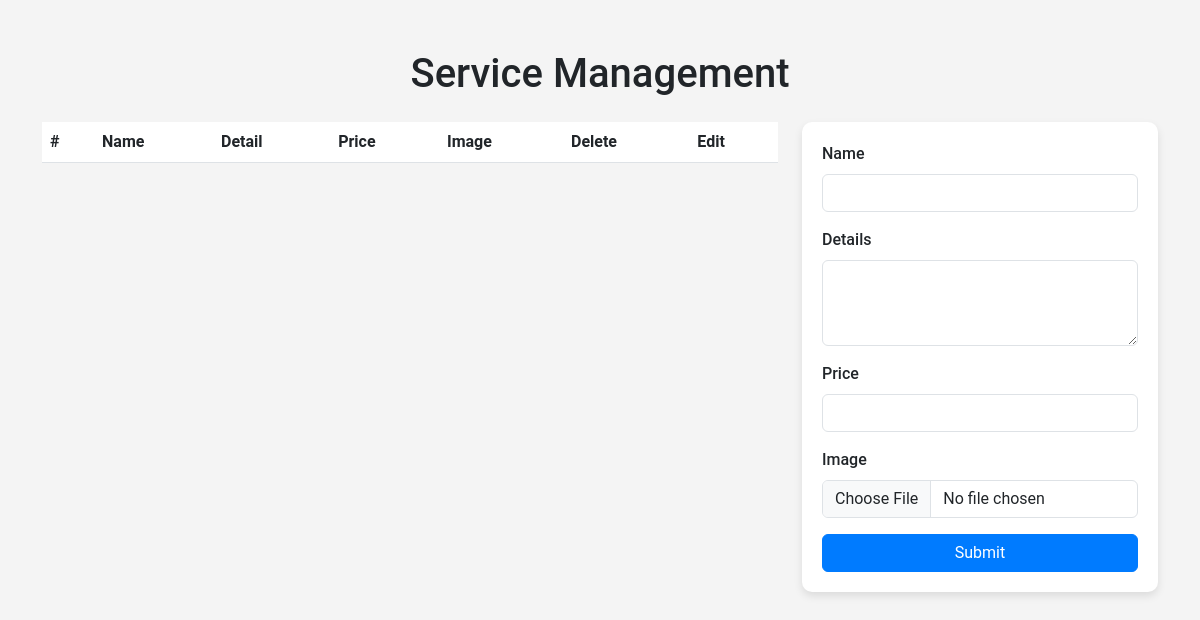
Page /staff/aserv/ on the earlier database version.
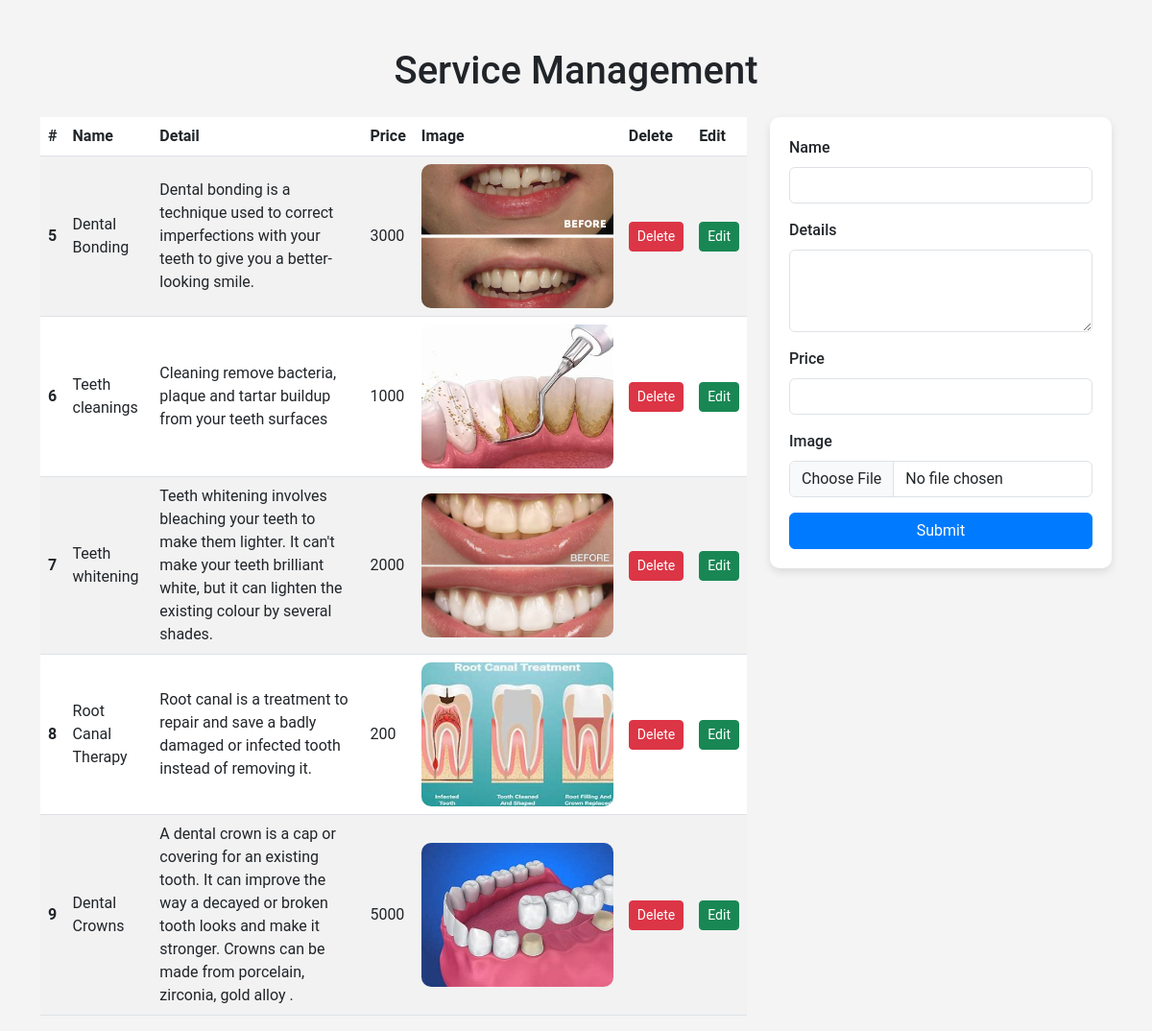
Same page on the later database version.
### services/models.py (models this page shows)
class service(models.Model):
    name= models.CharField( max_length=50)
    detail= models.TextField()
    price=models.CharField(max_length=50)
    piccture= models.FileField(upload_to='service/',null=True ,blank=True)

### staff/views.py (the view, shortened to what this page needs)
# urls.py: path('aserv/',aserv,name='aserv'),
def aserv(request):
    p = service.objects.all()
    return render(request, 'staff/aserv.html', {'serv': p})

### templates/staff/aserv.html (shortened to what this page needs)
<!DOCTYPE html>
<html lang="en">
<head>
    <link href="https://cdn.jsdelivr.net/npm/bootstrap@5.3.0/dist/css/bootstrap.min.css" rel="stylesheet">
</head>
<body>
    <div class="container">
        <h1 class="text-center mb-4">Service Management</h1>
        <div class="row">
            <div class="col-md-8">
                <div class="table-responsive">
                    <table class="table table-striped">
                        <thead>
                            <tr>
                                <th scope="col">#</th>
                                <th scope="col">Name</th>
                                <th scope="col">Detail</th>
                                <th scope="col">Price</th>
                                <th scope="col">Image</th>
                                <th scope="col">Delete</th>
                                <th scope="col">Edit</th>
                            </tr>
                        </thead>
                        <tbody>
                            {% for i in serv %}
                            <tr>
                                <th scope="row">{{i.id}}</th>
                                <td>{{i.name}}</td>
                                <td>{{i.detail}}</td>
                                <td>{{i.price}}</td>
                                <td>
                                    <img src="{{ i.piccture.url }}" width="200" height="150" alt="Image">
                                </td>
                                <td>
                                    <a href="/staff/dels/{{i.id}}" class="btn btn-danger btn-sm">Delete</a>
                                </td>
                                <td>
                                    <a href="/staff/update/{{i.id}}" class="btn btn-success btn-sm">Edit</a>
                                </td>
                            </tr>
                            {% endfor %}
                        </tbody>
                    </table>
                </div>
            </div>
            <div class="col-md-4">
                <div class="form-container">
                    <form method="post" enctype="multipart/form-data">
                        <div class="mb-3">
                            <label for="name" class="form-label">Name</label>
                            <input type="text" class="form-control" id="name" name="name">
                        </div>
                        <div class="mb-3">
                            <label for="details" class="form-label">Details</label>
                            <textarea class="form-control" id="details" rows="3" name="detail"></textarea>
                        </div>
                        <div class="mb-3">
                            <label for="price" class="form-label">Price</label>
                            <input type="text" class="form-control" id="price" name="price">
                        </div>
                        <div class="mb-3">
                            <label for="image" class="form-label">Image</label>
                            <input type="file" class="form-control" id="image" name="piccture">
                        </div>
                        <button type="submit" class="btn btn-primary w-100">Submit</button>
                    </form>
                </div>
            </div>
        </div>
    </div>
</body>
</html>

### templates/staff/aserv.html (style rules this page uses)
body { font-family: 'Roboto', sans-serif; background-color: #f4f4f4; }
.container { margin-top: 50px; }
.form-label { font-weight: 500; }
.table th, .table td { vertical-align: middle; }
.form-container { background: #fff; padding: 20px; box-shadow: 0 4px 8px rgba(0, 0, 0, 0.1); border-radius: 10px; }
.btn-primary { background-color: #007BFF; border-color: #007BFF; }
.table img { object-fit: cover; border-radius: 10px; }

Differences in the rows shown:
added service: id "5", name "Dental Bonding", detail "Dental bonding is a technique used to correct imperfections with your teeth to give you a better-looking smile.", price "3000", piccture (picture)
added service: id "6", name "Teeth cleanings", detail "Cleaning remove bacteria, plaque and tartar buildup from your teeth surfaces", price "1000", piccture (picture)
added service: id "7", name "Teeth whitening", detail "Teeth whitening involves bleaching your teeth to make them lighter. It can't make your teeth brilliant white, but it can lighten the existing colour by several shades.", price "2000", piccture (picture)
added service: id "8", name "Root Canal Therapy", detail "Root canal is a treatment to repair and save a badly damaged or infected tooth instead of removing it.", price "200", piccture (picture)
added service: id "9", name "Dental Crowns", detail "A dental crown is a cap or covering for an existing tooth. It can improve the way a decayed or broken tooth looks and make it stronger. Crowns can be made from porcelain, zirconia, gold alloy .", price "5000", piccture (picture)
